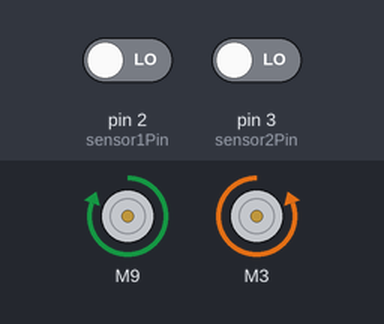
A sketch run on a simulated Arduino Uno, built with avr-gcc and run on an emulated ATmega328P. On the bench: 2 × DC motor (green arrow = forward, orange = backward, longer = faster). Inputs (shaded band) come from the test bench; at power-on: pin 2 (sensor1Pin) LOW, pin 3 (sensor2Pin) LOW.

Above: at 1.2 s.
1.3 s: pin 2 (sensor1Pin) driven HIGH
At 1.8 s:
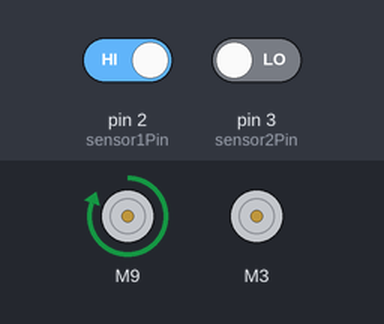
2.8 s: pin 3 (sensor2Pin) driven HIGH
At 4.0 s:
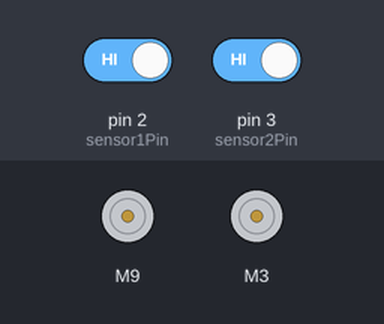
4.3 s: pin 2 (sensor1Pin) driven LOW
At 5.3 s:
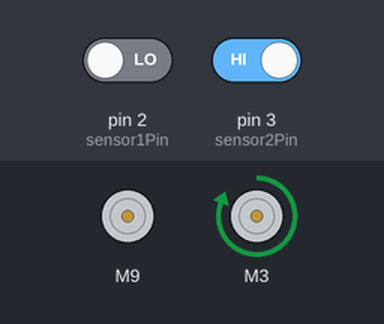
5.8 s: pin 3 (sensor2Pin) driven LOW
At 6.5 s:
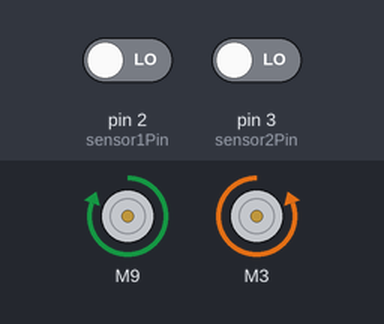
Timing chart, 0 to 8.3 s (numbered marks = the images above; inputs shaded):
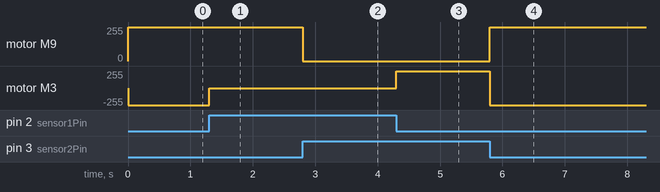

The sketch:

hw1.ino
```cpp
// Define pin assignments
#include "CytronMotorDriver.h"
const int sensor1Pin = 2; // Digital pin for Sensor 1
const int sensor2Pin = 3; // Digital pin for Sensor 2

// Configure the motor driver.
CytronMD motor1(PWM_DIR, 3, 4);  // PWM 1 = Pin 3, DIR 1 = Pin 4.
CytronMD motor2(PWM_DIR, 9, 10); // PWM 2 = Pin 9, DIR 2 = Pin 10.


void setup() {
  // Initialize sensor pins as inputs
  pinMode(sensor1Pin, INPUT);
  pinMode(sensor2Pin, INPUT);
}

void loop() {
  // Read sensor states
  int sensor1State = digitalRead(sensor1Pin);
  int sensor2State = digitalRead(sensor2Pin);

  // Control logic
  if (sensor1State == HIGH && sensor2State == HIGH) {
    // Stop both motors
	  motor1.setSpeed(0);
    motor2.setSpeed(0);

  } else if (sensor1State == HIGH) {
    // Move Motor 2 forward
    motor2.setSpeed(255);
    motor1.setSpeed(0);

  } else if (sensor2State == HIGH) {
    // Move Motor 1 forward
    motor1.setSpeed(255);
    motor2.setSpeed(0);

  } else if (sensor1State == LOW && sensor2State == LOW) {
    // Spin motors in opposite directions
    motor2.setSpeed(255);
    motor1.setSpeed(-255);
  }
}
```

Measured:
- after the input at 1.3 s, motor M3: backward 255/255 → stopped at once
- after the input at 2.8 s, motor M9: forward 255/255 → stopped at once
- after the input at 4.3 s, motor M3: stopped → forward 255/255 at once
- after the input at 5.8 s, motor M9: stopped → forward 255/255 at once; motor M3: forward 255/255 → backward 255/255 at once
